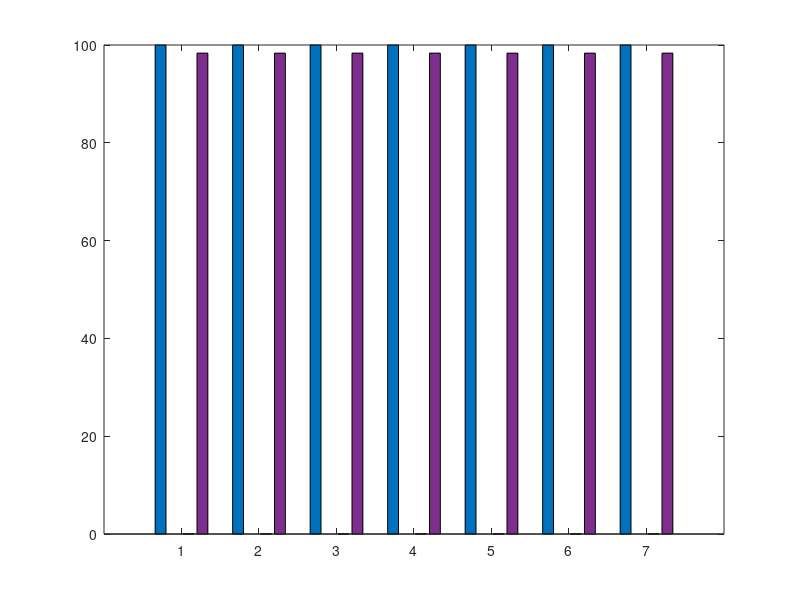

The MATLAB script that drew this image: (Note: this script raises an error after producing the figure.)
% Data
brokers = {'Mosquitto','EMQx','Hive','Nano','ActiveMQ','RabbitMQ','VerneMQ'};
availability = [100, 100, 100, 100, 100, 100, 100]; % in %
mttr = [0, 0, 0, 0, 0, 0, 0];                      % in seconds
failure_rate = [0.01662, 0.016625, 0.016625, 0.016638, 0.016628, 0.016618, 0.016628];
reliability = [98.3380, 98.3375, 98.3375, 98.3362, 98.3372, 98.3382, 98.3372]; % in %

% Grouped data matrix
data = [availability; mttr; failure_rate; reliability]';

x = 1:numel(brokers);

% Create figure
figure('Position',[100 100 900 500]);

% Plot grouped bar chart
hb = bar(x, data, 'grouped');
hb(1).FaceColor = [0 0.4470 0.7410];     % blue for Availability
hb(2).FaceColor = [0.8500 0.3250 0.0980]; % orange for MTTR
hb(3).FaceColor = [0.9290 0.6940 0.1250]; % yellow for Failure Rate
hb(4).FaceColor = [0.4940 0.1840 0.5560]; % purple for Reliability

% Labels and ticks
set(gca, 'XTick', x, 'XTickLabel', brokers)
xtickangle(45)
ylabel('Value')
title('Availability, MTTR, Failure Rate, Reliability for Brokers')

% Legend
legend({'Availability (%)', 'MTTR (s)', 'Failure Rate', 'Reliability (%)'}, ...
       'Location', 'northwest')

grid on
box on
